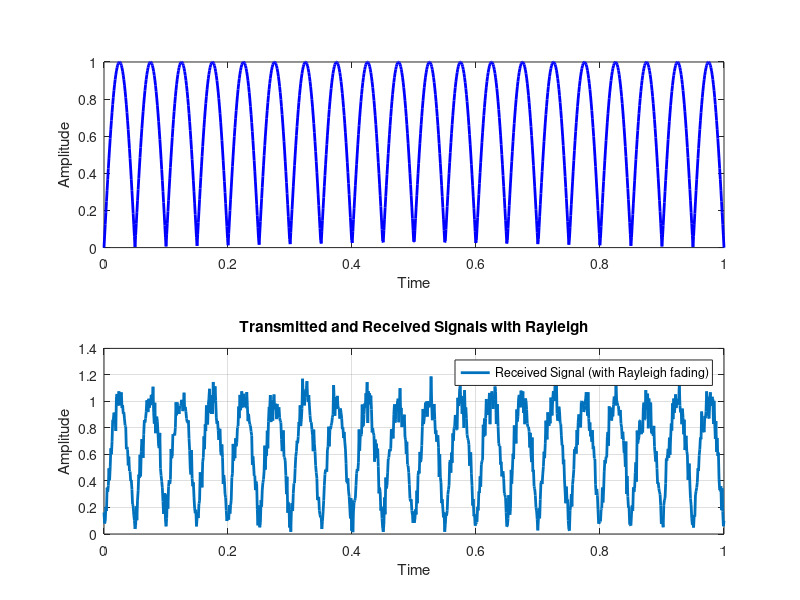

MATLAB code to generate this figure:
num_samples = 1000;
snr_dB = 20;
t = linspace(0, 1, num_samples);
transmitted_signal = sin(2 * pi * 10 * t);
% Generate a Rayleigh fading channel (complex Gaussian noise)
received_signal = transmitted_signal + sqrt(0.5 / 10^(snr_dB / 10)) * (randn(1, num_samples) + 1i * randn(1, num_samples));
subplot(2,1,1);
plot(t, abs(transmitted_signal), 'b-', 'LineWidth', 2, 'DisplayName', 'Transmitted Signal');
xlabel('Time');
ylabel('Amplitude');
hold on;
subplot(2,1,2);
plot(t, abs(received_signal), 'LineWidth', 2, 'DisplayName', 'Received Signal (with Rayleigh fading)');
xlabel('Time');
ylabel('Amplitude');
legend('Location', 'best');
grid on;
title('Transmitted and Received Signals with Rayleigh')
